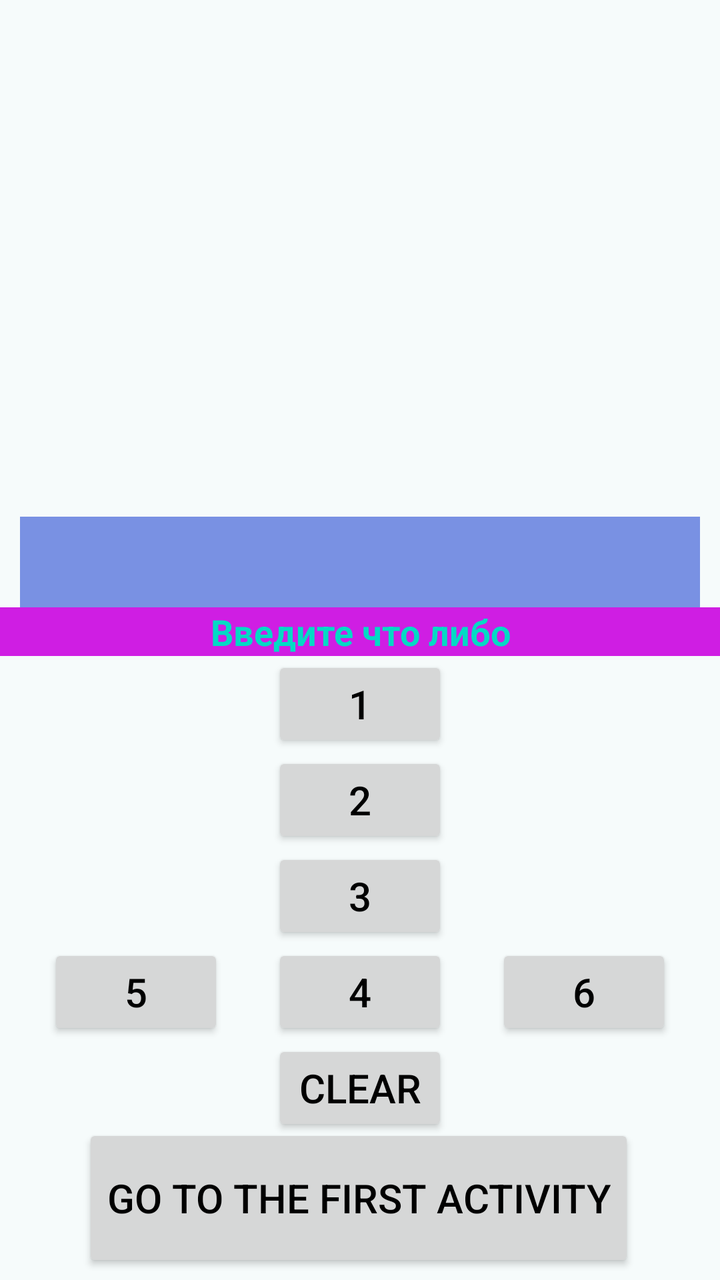
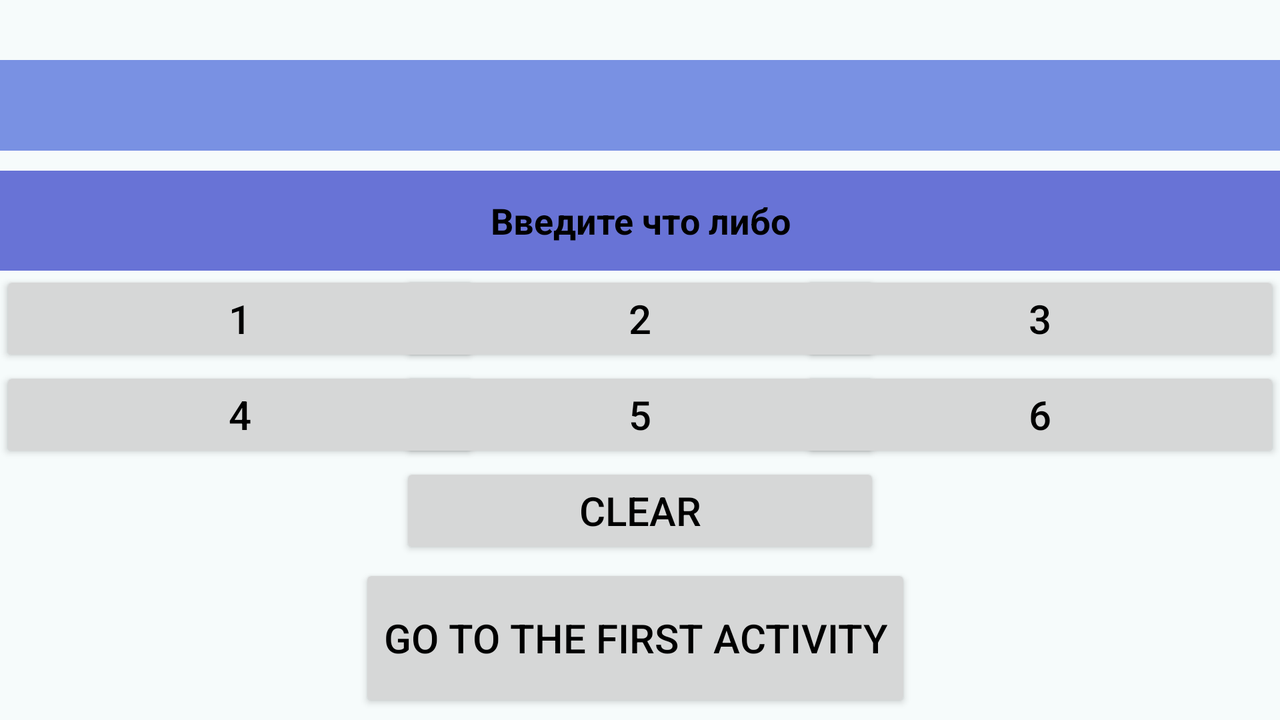

An Android layout and its configuration variant, each rendered on a device that would load it. The default file and the variant file are quoted in full after the pictures.
<!-- AndroidManifest.xml: application theme Theme.MyApplication -->
<!-- res/layout/activity_second.xml -->
<?xml version="1.0" encoding="utf-8"?>
<androidx.constraintlayout.widget.ConstraintLayout xmlns:android="http://schemas.android.com/apk/res/android"
    xmlns:app="http://schemas.android.com/apk/res-auto"
    xmlns:card_view="http://schemas.android.com/apk/res-auto"
    xmlns:tools="http://schemas.android.com/tools"
    android:layout_width="match_parent"
    android:layout_height="match_parent"
    android:background="#37D3EDEB"
    android:gravity="center"
    tools:ignore="ImageDependencies">

    <TextView
        android:id="@+id/textView"
        android:layout_width="match_parent"
        android:layout_height="wrap_content"
        android:layout_marginStart="10dp"
        android:layout_marginEnd="10dp"
        android:background="#921D43D1"
        android:textSize="34sp"
        android:shadowColor="#ff0000"
        android:shadowDx="2"
        android:shadowDy="2"
        android:textAlignment="center"
        android:shadowRadius="5"
        android:maxLength="2"
        app:layout_constraintBottom_toTopOf="@+id/backToTheFirstScreen"
        app:layout_constraintStart_toStartOf="parent"
        app:layout_constraintTop_toTopOf="parent"
        />

    <EditText
        android:id="@+id/editText"
        android:layout_width="match_parent"
        android:layout_height="wrap_content"
        android:background="#CF1EE3"
        android:textStyle="bold"
        android:maxLength="2"
        android:hint="Введите что либо"
        android:textAlignment="center"
        android:textColorHint="@color/teal_200"
        app:layout_constraintLeft_toLeftOf="parent"
        app:layout_constraintRight_toRightOf="parent"
        app:layout_constraintTop_toBottomOf="@+id/textView" />

    <Button
        android:id="@+id/button_1"
        android:layout_width="wrap_content"
        android:layout_height="wrap_content"
        android:text="1"
        android:textColor="@color/black"
        android:textSize="20sp"
        app:layout_constraintEnd_toEndOf="parent"
        app:layout_constraintStart_toStartOf="parent"
        app:layout_constraintTop_toBottomOf="@+id/editText" />
    <Button
        android:id="@+id/button_2"
        android:layout_width="wrap_content"
        android:layout_height="wrap_content"
        android:text="2"
        android:textColor="@color/black"
        android:textSize="20sp"
        app:layout_constraintEnd_toEndOf="parent"
        app:layout_constraintStart_toStartOf="parent"
        app:layout_constraintTop_toBottomOf="@+id/button_1" />
    <Button
        android:id="@+id/button_3"
        android:layout_width="wrap_content"
        android:layout_height="wrap_content"
        android:text="3"
        android:textColor="@color/black"
        android:textSize="20sp"
        app:layout_constraintEnd_toEndOf="parent"
        app:layout_constraintStart_toStartOf="parent"
        app:layout_constraintTop_toBottomOf="@+id/button_2" />

    <Button
        android:id="@+id/button_4"
        android:layout_width="wrap_content"
        android:layout_height="wrap_content"
        android:text="4"
        android:textColor="@color/black"
        android:textSize="20sp"
        app:layout_constraintEnd_toEndOf="parent"
        app:layout_constraintStart_toStartOf="parent"
        app:layout_constraintTop_toBottomOf="@+id/button_3" />

    <Button
        android:id="@+id/button_5"
        android:layout_width="wrap_content"
        android:layout_height="wrap_content"
        android:text="5"
        android:textColor="@color/black"
        android:textSize="20sp"
        app:layout_constraintBaseline_toBaselineOf="@id/button_4"
        app:layout_constraintEnd_toStartOf="@+id/button_4"
        app:layout_constraintStart_toStartOf="parent" />

    <Button
        android:id="@+id/button_6"
        android:layout_width="wrap_content"
        android:layout_height="wrap_content"
        android:text="6"
        android:textColor="@color/black"
        android:textSize="20sp"
        app:layout_constraintBaseline_toBaselineOf="@id/button_4"
        app:layout_constraintEnd_toEndOf="parent"
        app:layout_constraintStart_toEndOf="@+id/button_4" />
    <Button
        android:id="@+id/buttonClear"
        android:layout_width="wrap_content"
        android:layout_height="wrap_content"
        android:text="clear"
        android:textColor="@color/black"
        android:textSize="20sp"
        app:layout_constraintEnd_toEndOf="parent"
        app:layout_constraintStart_toStartOf="parent"
        app:layout_constraintTop_toBottomOf="@+id/button_4" />

    <Button
        android:id="@+id/backToTheFirstScreen"
        android:layout_width="wrap_content"
        android:layout_height="74dp"
        android:layout_marginBottom="4dp"
        android:text="@string/to_first"
        android:textColor="@color/black"
        android:textSize="20sp"

        app:layout_constraintBottom_toBottomOf="parent"
        app:layout_constraintEnd_toEndOf="parent"
        app:layout_constraintHorizontal_bias="0.494"
        app:layout_constraintStart_toStartOf="parent" />


</androidx.constraintlayout.widget.ConstraintLayout>
<!-- resources referenced by this layout -->
<resources>
  <string name="to_first">GO TO THE FIRST ACTIVITY</string>
  <style name="Theme.MyApplication" parent="Theme.MaterialComponents.DayNight.DarkActionBar">
          
          <item name="colorPrimary">#4B6BCF</item>
          <item name="colorPrimaryVariant">@color/purple_700</item>
          <item name="colorOnPrimary">@color/white</item>
          
          <item name="colorSecondary">@color/teal_200</item>
          <item name="colorSecondaryVariant">@color/teal_700</item>
          <item name="colorOnSecondary">@color/black</item>
          
          <item name="android:statusBarColor">?attr/colorPrimaryVariant</item>
          
      </style>
</resources>
<!-- res/layout-land/activity_second.xml (the author's variant of the layout above) -->
<!-- drawn on the phone turned sideways -->
<?xml version="1.0" encoding="utf-8"?>
<androidx.constraintlayout.widget.ConstraintLayout xmlns:android="http://schemas.android.com/apk/res/android"
    xmlns:app="http://schemas.android.com/apk/res-auto"
    xmlns:card_view="http://schemas.android.com/apk/res-auto"
    xmlns:tools="http://schemas.android.com/tools"
    android:layout_width="match_parent"
    android:layout_height="match_parent"
    android:background="#37D3EDEB"
    android:gravity="center"
    tools:ignore="ImageDependencies">

    <TextView
        android:id="@+id/textView"
        android:layout_width="match_parent"
        android:layout_height="wrap_content"
        android:layout_marginTop="30dp"
        android:background="#921D43D1"
        android:textSize="34sp"
        android:shadowColor="#ff0000"
        android:shadowDx="2"
        android:shadowDy="2"
        android:textAlignment="center"
        android:shadowRadius="5"
        android:maxLength="2"
        app:layout_constraintStart_toStartOf="parent"
        app:layout_constraintTop_toTopOf="parent"
        />

    <EditText
        android:id="@+id/editText"
        android:layout_width="match_parent"
        android:layout_height="50dp"
        android:background="#6873D6"
        android:textStyle="bold"
        android:layout_marginTop="10dp"
        android:hint="Введите что либо"
        android:textAlignment="center"
        android:textColorHint="@color/black"
        app:layout_constraintLeft_toLeftOf="parent"
        app:layout_constraintRight_toRightOf="parent"
        app:layout_constraintTop_toBottomOf="@+id/textView" />

    <Button
        android:id="@+id/button_1"
        android:layout_height="wrap_content"
        android:layout_width="240dp"
        android:text="1"
        android:textColor="@color/black"
        android:textSize="20sp"
        app:layout_constraintStart_toStartOf="parent"
        app:layout_constraintTop_toBottomOf="@+id/editText" />
    <Button
        android:id="@+id/button_2"
        android:layout_height="wrap_content"
        android:layout_width="240dp"
        android:text="2"
        android:textColor="@color/black"
        android:textSize="20sp"
        app:layout_constraintEnd_toEndOf="parent"
        app:layout_constraintStart_toStartOf="parent"
        app:layout_constraintTop_toBottomOf="@+id/editText" />
    <Button
        android:id="@+id/button_3"
        android:layout_height="wrap_content"
        android:layout_width="240dp"
        android:text="3"
        android:textColor="@color/black"
        android:textSize="20sp"
        app:layout_constraintEnd_toEndOf="parent"
        app:layout_constraintTop_toBottomOf="@+id/editText"
        />

    <Button
        android:id="@+id/button_4"
        android:layout_height="wrap_content"
        android:layout_width="240dp"
        android:text="4"
        android:textColor="@color/black"
        android:textSize="20sp"
        app:layout_constraintStart_toStartOf="parent"
        app:layout_constraintTop_toBottomOf="@+id/button_3" />

    <Button
        android:id="@+id/button_5"
        android:layout_width="240dp"
        android:layout_height="wrap_content"
        android:text="5"
        android:textColor="@color/black"
        android:textSize="20sp"
        app:layout_constraintEnd_toEndOf="parent"
        app:layout_constraintStart_toStartOf="parent"
        app:layout_constraintTop_toBottomOf="@id/button_2" />

    <Button
        android:id="@+id/button_6"
        android:layout_width="240dp"
        android:layout_height="wrap_content"
        android:text="6"
        android:textColor="@color/black"
        android:textSize="20sp"
        app:layout_constraintBaseline_toBaselineOf="@id/button_4"
        app:layout_constraintEnd_toEndOf="parent"
        />
    <Button
        android:id="@+id/buttonClear"
        android:layout_width="240dp"
        android:layout_height="wrap_content"
        android:text="clear"
        android:textColor="@color/black"
        android:textSize="20sp"
        app:layout_constraintEnd_toEndOf="parent"
        app:layout_constraintStart_toStartOf="parent"
        app:layout_constraintTop_toBottomOf="@+id/button_4" />

    <Button
        android:id="@+id/backToTheFirstScreen"
        android:layout_width="wrap_content"
        android:layout_height="74dp"
        android:layout_marginBottom="4dp"
        android:text="@string/to_first"
        android:textColor="@color/black"
        android:textSize="20sp"

        app:layout_constraintBottom_toBottomOf="parent"
        app:layout_constraintEnd_toEndOf="parent"
        app:layout_constraintHorizontal_bias="0.494"
        app:layout_constraintStart_toStartOf="parent" />


</androidx.constraintlayout.widget.ConstraintLayout>
